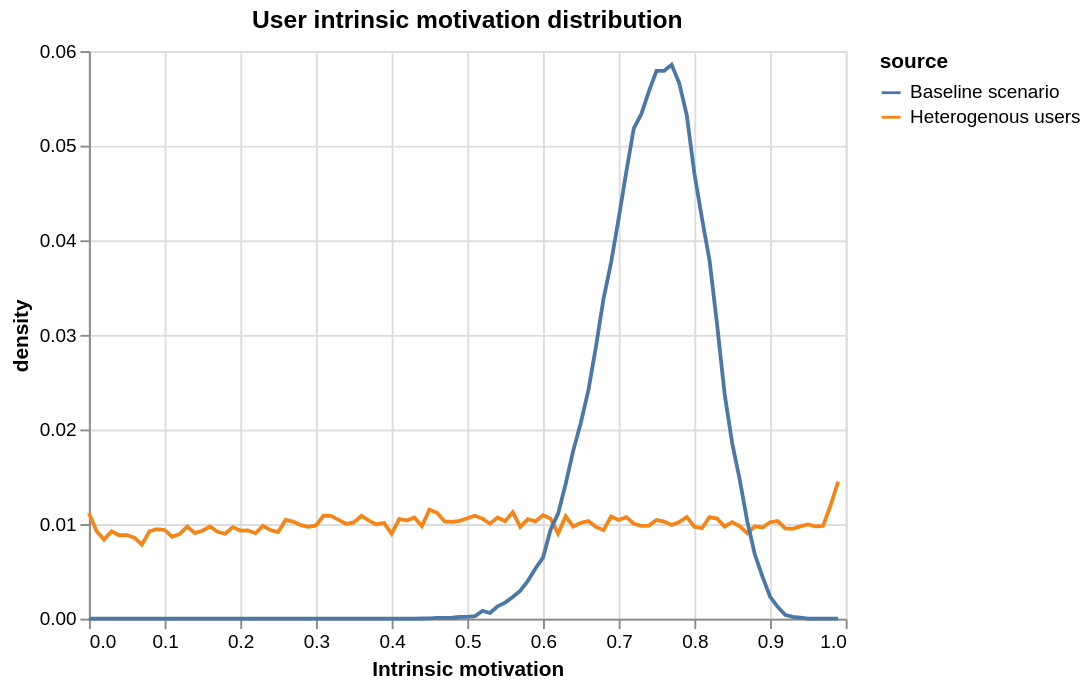

The cell this chart's notebook holds for it:
### Code cell
frequencies = pd.concat([motivation_bins(sc3_users, 'Heterogenous users'), motivation_bins(real_users, 'Baseline scenario')])

alt.Chart(frequencies).mark_line().encode(
    alt.X('bin', title='Intrinsic motivation'), alt.Y('density'), alt.Color('source')
).properties(title='User intrinsic motivation distribution')

### Figure 1 — Vega-Lite specification as saved in the notebook (floating-point values rounded to 4 significant figures; data arrays with more than 128 entries replaced by an {"elided": "..."} marker saying what was removed)
{"config": {"view": {"continuousWidth": 400, "continuousHeight": 300}}, "data": {"name": "data-f3210e9c5e6dcec4f1d2e3832f302da7"}, "mark": "line", "encoding": {"color": {"field": "source", "type": "nominal"}, "x": {"field": "bin", "title": "Intrinsic motivation", "type": "quantitative"}, "y": {"field": "density", "type": "quantitative"}}, "title": "User intrinsic motivation distribution", "$schema": "https://vega.github.io/schema/vega-lite/v4.17.0.json", "datasets": {"data-f3210e9c5e6dcec4f1d2e3832f302da7": {"elided": "200 records"}}}
